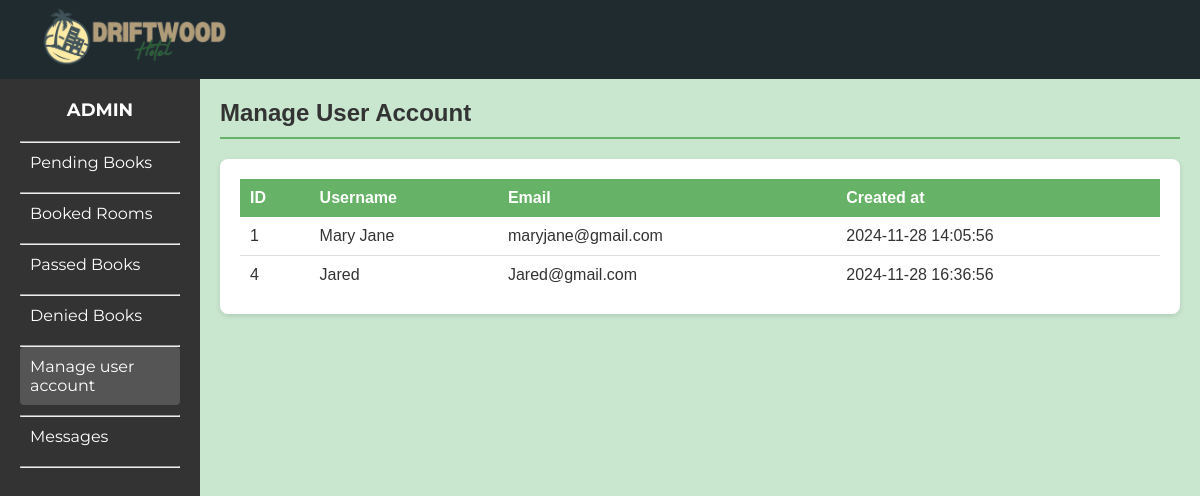
Screenshot of /adminpages/manageuser.php with the database file from the repository.
### tables this page shows
CREATE TABLE `users` (
  `id` int(11) NOT NULL,
  `username` varchar(50) NOT NULL,
  `email` varchar(100) NOT NULL,
  `password` varchar(255) NOT NULL,
  `created_at` timestamp NOT NULL DEFAULT current_timestamp()
);

### adminpages/manageuser.php (the view, shortened to what this page needs)
<?php
$conn = new mysqli("localhost", "root", "", "driftwoodhotel");
$sql = "SELECT * FROM users";
$result = $conn->query($sql);
$users = $result->fetch_all(MYSQLI_ASSOC);
?>
<!DOCTYPE html>
<html lang="en">
<head>
    <link rel="stylesheet" href="../css/admindesign.css">
    <link rel="stylesheet" href="../Room-desc.css">
</head>
<body>
<header class="main-header">
        <div class="logo"><img src="../Drifcombieng.png" id="logopic"></div>
    </header>
    <div class="dashboard">
        <aside class="sidebar">
            <div class="admin-title">ADMIN</div>
            <nav class="menu">
                <hr>
                <a href="../adminpage.php" class="menu-item">Pending Books</a>
                <hr>
                <a href="roombooking.php" class="menu-item">Booked Rooms</a>
                <hr>
                <a href="pass_books.php" class="menu-item">Passed Books</a>
                <hr>
                <a href="roombooking_denied.php" class="menu-item">Denied Books</a>
                <hr>
                <a href="manageuser.php" class="menu-item active">Manage user account</a>
                <hr>
                <a href="messages.php" class="menu-item">Messages</a>
                <hr>
            </nav>
        </aside>
        <div class="content">
            <div class="content-header">
                <h2>Manage User Account</h2>
            </div>
            <div class="table-container">
            <table>
                <thead>
                    <tr>
                        <th>ID</th>
                        <th>Username</th>
                        <th>Email</th>
                        <th>Created at</th>
                    </tr>
                </thead>
                <tbody>
                    <?php if (!empty($users)): ?>
                        <?php foreach ($users as $row): ?>
                            <tr>
                                <td><?php echo $row['id']; ?></td>
                                <td><?php echo $row['username']; ?></td>
                                <td><?php echo $row['email']; ?></td>
                                <td><?php echo $row['created_at']; ?></td>
                            </tr>
                        <?php endforeach; ?>
                    <?php else: ?>
                        <tr>
                            <td colspan="9">No bookings available.</td>
                        </tr>
                    <?php endif; ?>
                </tbody>
            </table>
        </div>
        </div>
    </div>
</body>
</html>

### css/admindesign.css (style rules this page uses)
*, *::before, *::after { margin: 0; padding: 0; box-sizing: border-box; }
:root { --bg-60-: #202B30; --bg-30-: #384B54; --bg-10-: #FFFFFF; --bg-sub-: whitesmoke; --bg-btn-: #68D2B7; --font-fam-poppins-: "Poppins", sans-serif; --font-fam-montserrat-: "Montserrat", sans-serif; }
html { scroll-behavior: smooth; }
body { margin: 0; font-family: Arial, sans-serif; background-color: #e6f3e6; overflow-x: hidden; }
.main-header { display: flex; align-items: center; padding: 10px; background-color: #66b266; }
.main-header .logo img { height: 50px; }
.dashboard { display: flex; height: 100vh; overflow-x: hidden; }
.admin-title { text-align: center; font-family: 'Montserrat'; }
.sidebar { width: 200px; background-color: #333; color: white; height: 100vh; padding: 20px; box-sizing: border-box; }
.sidebar .admin-title { font-size: 18px; font-weight: bold; margin-bottom: 20px; }
.sidebar .menu .menu-item { display: block; color: white; text-decoration: none; padding: 10px; margin-bottom: 10px; border-radius: 4px; font-family: 'Montserrat'; }
.sidebar .menu .menu-item:hover, .sidebar .menu .menu-item.active { background-color: #555; }
.content { flex: 1; padding: 20px; box-sizing: border-box; background-color: #C9E6CF; overflow-x: auto; }
.content-header { display: flex; justify-content: space-between; align-items: center; border-bottom: 2px solid #66b266; padding-bottom: 10px; margin-bottom: 20px; }
.content-header h2 { color: #333; margin: 0; }
.table-container { background-color: white; padding: 20px; border-radius: 8px; box-shadow: 0 2px 5px rgba(0, 0, 0, 0.1); overflow-x: auto; }
table { width: 100%; border-collapse: collapse; table-layout: auto; }
thead th { background-color: #66b266; color: white; padding: 10px; text-align: left; }
tbody td { padding: 10px; border-bottom: 1px solid #ddd; word-wrap: break-word; }
tbody tr:last-child td { border-bottom: none; }

### Room-desc.css (style rules this page uses)
*, *::before, *::after { margin: 0; padding: 0; box-sizing: border-box; }
:root { --bg-60-: #202B30; --bg-30-: #384B54; --bg-10-: #FFFFFF; --bg-sub-: whitesmoke; --bg-btn-: #68D2B7; --font-fam-poppins-: "Poppins", sans-serif; --font-fam-montserrat-: "Montserrat", sans-serif; }
html { scroll-behavior: smooth; }
body { background-color: #ACB9B6; color: #333; }
.main-header { width: 100%; height: 79px; background: #202b30; display: flex; justify-content: space-between; align-items: center; padding: 0 40px; box-sizing: border-box; }
#logopic { width: 12em; height: auto; }
a { color: inherit; text-decoration: none; }
header { font-family: var(--font-fam-montserrat-); background-color: var(--bg-60-); display: flex; flex-direction: column; justify-content: space-evenly; align-items: center; color: white; }
* { box-sizing: border-box; }
@media screen and (min-width: 60em) { header { flex-direction: row; } }

### rows the page displays
users: id "1", username "Mary Jane", email "maryjane@gmail.com", created_at "2024-11-28 14:05:56"
users: id "4", username "Jared", email "Jared@gmail.com", created_at "2024-11-28 16:36:56"
